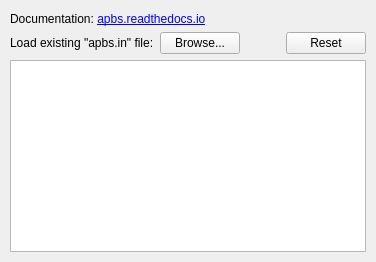
     <widget class="QWidget" name="tab_3">
      <attribute name="title">
       <string notr="true">APBS Template</string>
      </attribute>
      <layout class="QVBoxLayout" name="verticalLayout_15">
       <property name="leftMargin">
        <number>10</number>
       </property>
       <property name="topMargin">
        <number>12</number>
       </property>
       <property name="rightMargin">
        <number>10</number>
       </property>
       <property name="bottomMargin">
        <number>10</number>
       </property>
       <item>
        <widget class="QLabel" name="label_11">
         <property name="text">
          <string notr="true">Documentation: &lt;a href=&quot;https://apbs.readthedocs.io/en/latest/using/input/elec/&quot;&gt;apbs.readthedocs.io&lt;/a&gt;</string>
         </property>
         <property name="openExternalLinks">
          <bool>true</bool>
         </property>
        </widget>
       </item>
       <item>
        <layout class="QHBoxLayout" name="horizontalLayout_7">
         <item>
          <widget class="QLabel" name="label_28">
           <property name="text">
            <string notr="true">Load existing &quot;apbs.in&quot; file:</string>
           </property>
          </widget>
         </item>
         <item>
          <widget class="QPushButton" name="button_load">
           <property name="text">
            <string notr="true">Browse...</string>
           </property>
          </widget>
         </item>
         <item>
          <spacer name="horizontalSpacer_6">
           <property name="orientation">
            <enum>Qt::Horizontal</enum>
           </property>
           <property name="sizeHint" stdset="0">
            <size>
             <width>40</width>
             <height>20</height>
            </size>
           </property>
          </spacer>
         </item>
         <item>
          <widget class="QPushButton" name="button_reset">
           <property name="text">
            <string notr="true">Reset</string>
           </property>
          </widget>
         </item>
        </layout>
       </item>
       <item>
        <widget class="QPlainTextEdit" name="apbs_template">
         <property name="font">
          <font>
           <family>Monospace</family>
          </font>
         </property>
         <property name="lineWrapMode">
          <enum>QPlainTextEdit::NoWrap</enum>
         </property>
         <property name="plainText">
          <string notr="true"/>
         </property>
        </widget>
       </item>
      </layout>
     </widget>
